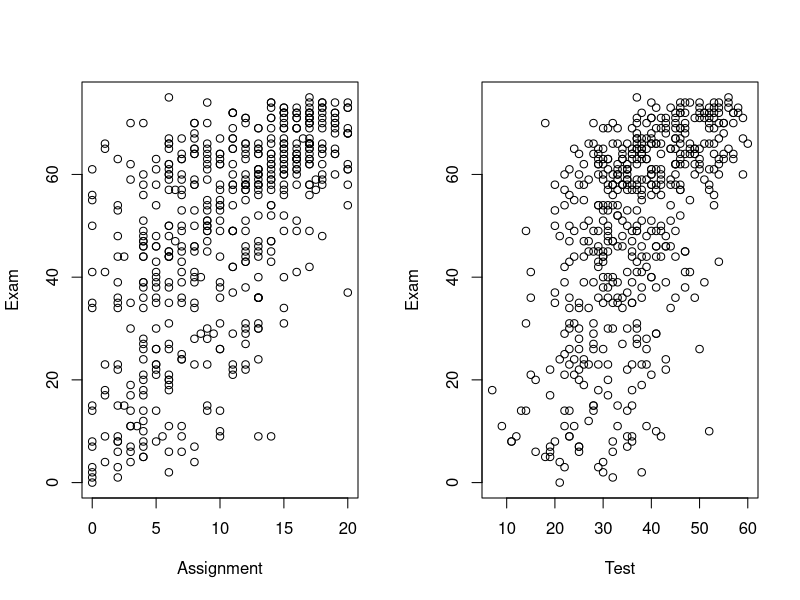

Write R code to recreate this figure.
data = read.csv('stat111.csv')
attach(mtcars)
par(mfrow = c(1, 2))
plot(data$Assignment, data$Exam, xlab = 'Assignment',
     ylab = 'Exam')
plot(data$Test, data$Exam, xlab = 'Test', ylab = 'Exam')